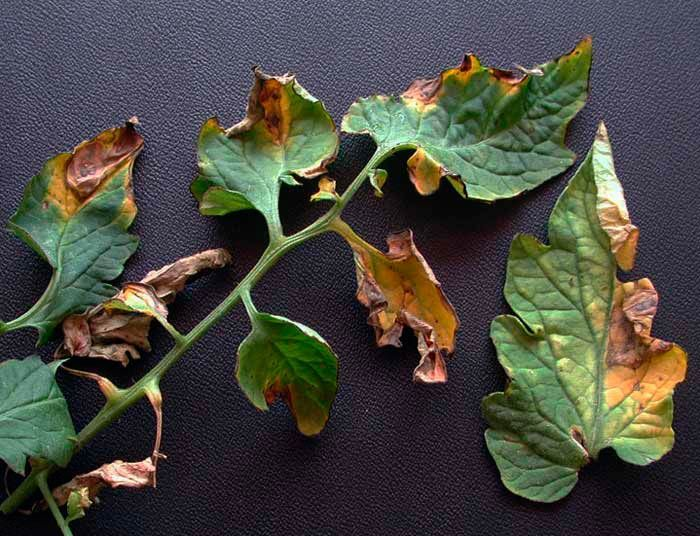
#> input picture test_images/multi_daun1.jpg, 700 x 536 px
$ python hasil_roi.py
#> lines starting #> are read from the running program, lines starting #| are printed output that depends on the picture; after the words box and inside, x2 and y2 are one past the last pixel; in counts of white or black regions, pixels touching at a corner belong together
import cv2
import numpy as np
import matplotlib.pyplot as plt
import os

def proses_lengkap_tomat(image_path):
    # --- 1. LOAD GAMBAR ---
#> called with image_path = 'test_images/multi_daun1.jpg'
    if not os.path.exists(image_path):
        print(f"Error: File '{image_path}' tidak ditemukan!")
        return

    img = cv2.imread(image_path)
#> img is the input picture: shape (536, 700, 3); mean B, G, R 65, 73.5, 73.9
    img = cv2.resize(img, (256, 256))
#> img: shape (256, 256, 3)
    original_rgb = cv2.cvtColor(img, cv2.COLOR_BGR2RGB)

    # --- 2. PREPROCESSING (Masking Hijau & Pembersihan) ---
    hsv = cv2.cvtColor(img, cv2.COLOR_BGR2HSV)
#> hsv: shape (256, 256, 3); mean H, S, V 90.1, 92.2, 86.7
    # Range warna yang sedikit lebih luas untuk menangkap variasi warna penyakit
    lower_green = np.array([15, 30, 30])
    upper_green = np.array([95, 255, 255])
    mask = cv2.inRange(hsv, lower_green, upper_green)
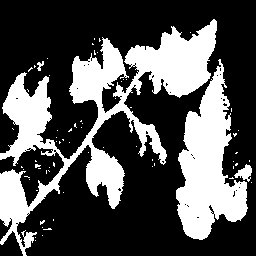
#> mask: shape (256, 256); 32.3% white; 68 white regions (64 under 20 px), largest, box (x1, y1, x2, y2) and area: (0, 19, 217, 256) 13961, (176, 59, 248, 240) 6767, (234, 164, 252, 182) 165, (37, 61, 44, 71) 37

    # PERBAIKAN: Gunakan Median Blur untuk menghilangkan noise bintik (salt-and-pepper)
    mask = cv2.medianBlur(mask, 5)
#> mask: shape (256, 256); 32.1% white; 5 white regions (2 under 20 px), largest, box (x1, y1, x2, y2) and area: (0, 20, 217, 256) 14006, (176, 62, 252, 240) 6980, (38, 62, 43, 69) 25

    # PERBAIKAN: Gunakan kombinasi OPEN dan CLOSE dengan kernel Ellipse
    kernel = cv2.getStructuringElement(cv2.MORPH_ELLIPSE, (5,5))
    # Opening: menghilangkan noise kecil di luar objek
    mask = cv2.morphologyEx(mask, cv2.MORPH_OPEN, kernel, iterations=2)
#> mask: shape (256, 256); 28.5% white; 13 white regions, largest, box (x1, y1, x2, y2) and area: (176, 71, 247, 240) 6719, (125, 23, 217, 97) 3864, (3, 78, 55, 159) 2469
    # Closing: menutup lubang-lubang kecil di dalam objek daun
    mask = cv2.morphologyEx(mask, cv2.MORPH_CLOSE, kernel, iterations=2)
#> mask: shape (256, 256); 29.1% white; 9 white regions, largest, box (x1, y1, x2, y2) and area: (70, 23, 256, 240) 12961, (0, 78, 55, 159) 2539, (86, 148, 124, 206) 1361

    # --- 3. WATERSHED SEGMENTATION (Optimasi Pemisahan) ---
    # Area yang pasti background (Sure BG)
    sure_bg = cv2.dilate(mask, kernel, iterations=3)
#> sure_bg: shape (256, 256); 46% white; 5 white regions, box (x1, y1, x2, y2) and area: (64, 17, 256, 246) 19310, (0, 72, 65, 231) 6757, (80, 142, 130, 212) 2444, (126, 114, 170, 161) 1177, (17, 226, 40, 251) 426

    # Distance Transform: Semakin jauh dari tepi, nilai semakin tinggi (titik pusat daun)
    dist_transform = cv2.distanceTransform(mask, cv2.DIST_L2, 5)

    # PERBAIKAN: Threshold 0.3 * max biasanya lebih efektif memisahkan daun yang rimbun
    # Dibandingkan 0.4, nilai 0.3 lebih sensitif dalam mendeteksi pusat daun yang kecil
    ret, sure_fg = cv2.threshold(dist_transform, 0.5 * dist_transform.max(), 255, 0)
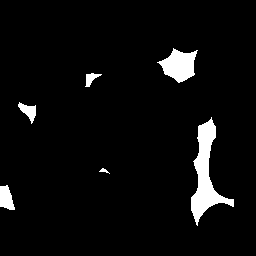
#> sure_fg: shape (256, 256) float32; 4.7% white; 6 white regions, box (x1, y1, x2, y2) and area: (191, 117, 234, 226) 1653, (157, 48, 198, 83) 823, (0, 185, 15, 210) 268, (18, 102, 36, 124) 190, (85, 73, 102, 87) 113, (99, 168, 110, 174) 27
#> ret = 13.69
    sure_fg = np.uint8(sure_fg)

    # Area perbatasan yang akan dicari oleh Watershed (Unknown)
    unknown = cv2.subtract(sure_bg, sure_fg)
#> unknown: shape (256, 256); 41.3% white; 5 white regions, box (x1, y1, x2, y2) and area: (64, 17, 256, 246) 16721, (0, 72, 65, 231) 6299, (80, 142, 130, 212) 2417, (126, 114, 170, 161) 1177, (17, 226, 40, 251) 426

    # Labeling Marker
    ret, markers = cv2.connectedComponents(sure_fg)
#> markers: shape (256, 256) int32; 7 distinct labels, from 0 to 6
#> ret = 7
    markers = markers + 1
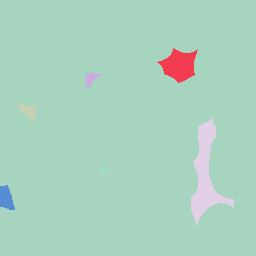
#> markers: shape (256, 256) int32; 7 distinct labels, from 1 to 7; one colour per label, 0 black
    markers[unknown == 255] = 0
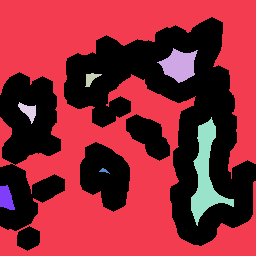
#> markers: shape (256, 256) int32; 8 distinct labels, from 0 to 7; one colour per label, 0 black

    # Algoritma Watershed
    markers_ws = cv2.watershed(img, markers.copy())
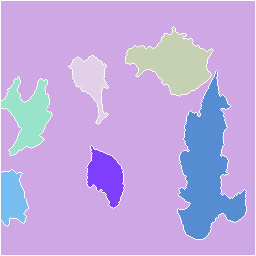
#> markers_ws: shape (256, 256) int32; 8 distinct labels, from -1 to 7; one colour per label, 0 black, -1 white

    # --- 4. ROI EXTRACTION & VISUALISASI ---
    img_hasil_kotak = original_rgb.copy()
    leaf_count = 0

    os.makedirs("hasil_roi", exist_ok=True)

    for label in np.unique(markers_ws):
        if label <= 1:
            continue

        mask_daun = np.uint8(markers_ws == label)
        contours, _ = cv2.findContours(mask_daun, cv2.RETR_EXTERNAL, cv2.CHAIN_APPROX_SIMPLE)

        if contours:
            x, y, w, h = cv2.boundingRect(contours[0])

            # Filter objek yang terlalu kecil (noise yang tersisa)
            if w > 25 and h > 25:
                leaf_count += 1
                roi = original_rgb[y:y+h, x:x+w]

                # Simpan ROI
                cv2.imwrite(f"hasil_roi/daun_{leaf_count}.jpg", cv2.cvtColor(roi, cv2.COLOR_RGB2BGR))

                # Gambar kotak
                cv2.rectangle(img_hasil_kotak, (x, y), (x+w, y+h), (0, 255, 0), 2)
                cv2.putText(img_hasil_kotak, f"ID:{leaf_count}", (x, y-5),
                            cv2.FONT_HERSHEY_SIMPLEX, 0.4, (0, 255, 0), 1)
#> this loop made 8 passes
#> (x, y, w, h) on passes 3 to 8: (126, 27, 87, 69), (69, 56, 39, 68), (1, 77, 51, 78), (178, 71, 68, 168), (87, 146, 37, 62), (1, 170, 27, 56)
#> label on pass 1: -1
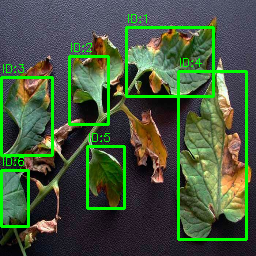
#> img_hasil_kotak: shape (256, 256, 3); mean R, G, B 68.7, 88.5, 60.3
#> mask_daun: shape (256, 256); values 0 (black) and 1 (white), 1.7% white; 1 white region, box (x1, y1, x2, y2) and area: (1, 170, 28, 226) 1094
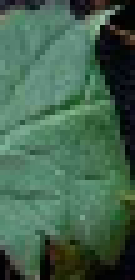
#> roi: shape (56, 27, 3) (shown 5 times larger); mean R, G, B 66.8, 99.8, 78.7
#> after the loop, leaf_count = 6

    # --- 5. TAMPILKAN HASIL 5 PANEL ---
    print(f"Berhasil mendeteksi {leaf_count} daun.")
#| Berhasil mendeteksi 6 daun.

    plt.figure(figsize=(18, 6))
    tahapan = [
        (original_rgb, "1. Original"),
        (mask, "2. Masking (Cleaned)"),
        (dist_transform, "3. Distance Map"),
        (markers_ws, "4. Watershed Markers"),
        (img_hasil_kotak, "5. ROI Detection")
    ]

    for i, (gambar, judul) in enumerate(tahapan):
        plt.subplot(1, 5, i+1)
        if judul == "3. Distance Map" or judul == "4. Watershed Markers":
            plt.imshow(gambar, cmap='jet')
        else:
            plt.imshow(gambar)
        plt.title(judul)
        plt.axis('off')
#> this loop made 5 passes
#> judul on passes 1 to 5: '1. Original', '2. Masking (Cleaned)', '3. Distance Map', '4. Watershed Markers', '5. ROI Detection'

    plt.tight_layout()
    plt.show()

# Masukkan path gambar Anda
proses_lengkap_tomat("test_images/multi_daun1.jpg")
